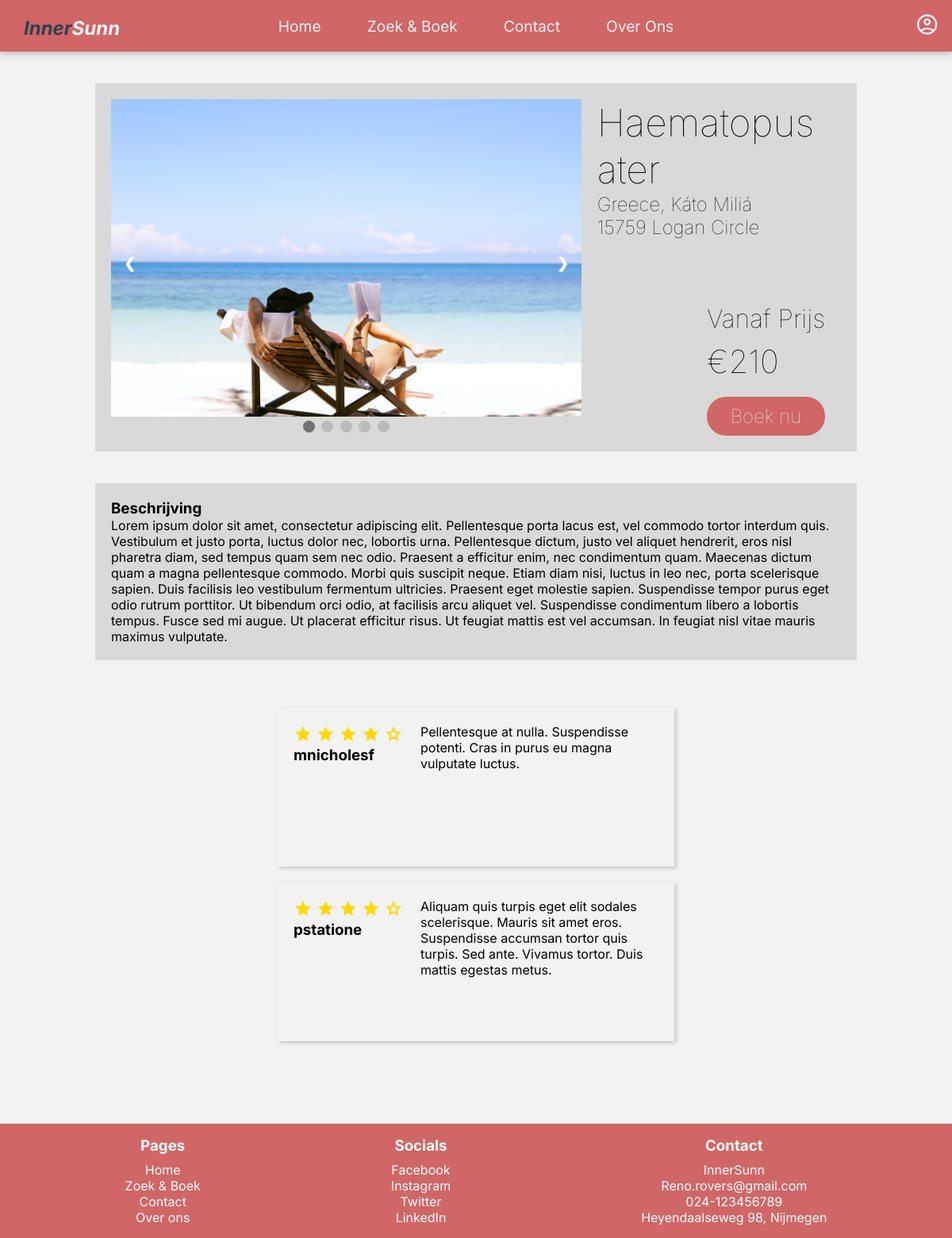
/pages/accommodation.php?accommodation=13, run on the app's committed database.
### tables this page shows
CREATE TABLE IF NOT EXISTS ACCOMMODATIONS (
	id INT NOT NULL AUTO_INCREMENT,
    name VARCHAR(255) NOT NULL,
    country VARCHAR(255) NOT NULL,
    city VARCHAR(255) NOT NULL,
    address VARCHAR(255) NOT NULL,
    description TEXT NOT NULL,
    price INT(10) NOT NULL,
    PRIMARY KEY(id),
    UNIQUE(name)
);

CREATE TABLE IF NOT EXISTS REVIEWS (
	id INT NOT NULL AUTO_INCREMENT,
    user_id INT NOT NULL,
    accommodation_id INT NOT NULL,
    review TEXT NOT NULL,
    rating INT NOT NULL,
    PRIMARY KEY(id),
    FOREIGN KEY (user_id) REFERENCES USERS(id) ON  UPDATE CASCADE ON DELETE CASCADE,
    FOREIGN KEY (accommodation_id) REFERENCES ACCOMMODATIONS(id) ON UPDATE CASCADE ON DELETE CASCADE
);

### includes/controllers/accommodation.php (called while the page is built, shortened)
<?php
require_once ROOT_PATH . 'includes/functions/database.php';
if (!isset($_GET['accommodation'])) {
    header("Location: " . BASE_URL . "pages/search.php");
} else {
    $accommodationId = $_GET['accommodation'];
}
$accommodation = getAccommodationById($accommodationId);

### includes/functions/database.php (called while the page is built, shortened)
<?php
require_once ROOT_PATH . 'includes/connection.php';
function getUserById($userId)
{
    global $conn;
    $query = "SELECT * FROM USERS WHERE ID = :userId";
    $queryExec = $conn->prepare($query);
    $queryExec->bindParam(":userId", $userId);
    $queryExec->execute();
    $results = $queryExec->fetch();
    return $results;
}
function getAccommodationById($accommodationId)
{
    global $conn;
    $result = null;
    $query = "SELECT * FROM accommodations WHERE ID = :accommodationId";
    $queryExec = $conn->prepare($query);
    $queryExec->bindParam(":accommodationId", $accommodationId);
    $queryExec->execute();
    $results = $queryExec->fetch();
    if ($results) {
        $result = $results;
        $result['images'] = getImages($accommodationId);
        $result['reviews'] = getReviews($accommodationId);
    }
    return $result;
}
function getImages($accommodationId)
{
    global $conn;
    $query = "SELECT URL as image FROM images WHERE accommodation_id = :accommodationId";
    $queryExec = $conn->prepare($query);
    $queryExec->bindParam(":accommodationId", $accommodationId);
    $queryExec->execute();
    $results = $queryExec->fetchAll();
    $images = array();
    foreach ($results as $image) {
        $images[] = $image['image'];
    }
    return $images;
}
function getReviews($accommodationId)
{
    global $conn;
    $query = "SELECT user_id, review, rating FROM reviews WHERE accommodation_id = :accommodationId";
    $queryExec = $conn->prepare($query);
    $queryExec->bindParam(":accommodationId", $accommodationId);
    $queryExec->execute();
    $results = $queryExec->fetchAll();
    $reviews = array();
    foreach ($results as $review) {
        $review['user'] = getUserById($review['user_id'])['username'];
        $reviews[] = $review;
    }
    return $reviews;
}

### pages/accommodation.php (the view, shortened to what this page needs)
<?php
require_once(ROOT_PATH . "/includes/controllers/accommodation.php");
require_once(ROOT_PATH . "/includes/partials/header.php");
?>
<main>
    <div class="accommodation">
        <div class="accommodation-images">
            <div class="slider-container">
                <?php foreach ($accommodation['images'] as $image) : ?>
                    <div class="slide fade">
                        <img src="<?php echo BASE_URL ?>resources/images/accommodations/<?php echo $image ?>" alt="">
                    </div>
                <?php endforeach; ?>
                <a class="prev" onclick="plusSlides(-1)">&#10094;</a>
                <a class="next" onclick="plusSlides(1)">&#10095;</a>
            </div>
            <div style="text-align:center">
                <?php for ($i = 1; $i <= count($accommodation['images']); $i++) : ?>
                    <span class="dot" onclick="currentSlide(<?php echo $i ?>)"></span>
                <?php endfor; ?>
            </div>
        </div>
        <div class="accommodation-info">
            <div class="accommodation-location">
                <h2><?php echo $accommodation['name'] ?></h2>
                <p><?php echo $accommodation['country'] . ", " . $accommodation['city'] ?></p>
                <p><?php echo $accommodation['address'] ?></p>
            </div>
            <div class="price">
                <h3>Vanaf Prijs</h3>
                <p>&euro;<?php echo $accommodation['price'] ?></p>
                <a href="<?php echo BASE_URL ?>pages/booking.php?accommodation=<?php echo $accommodation['id'] ?>"><button>Boek nu</button></a>
            </div>
        </div>
    </div>
    <div class="accommodation-description">
        <h3>Beschrijving</h3>
        <p><?php echo $accommodation['description'] ?></p>
    </div>
    <div class="accommodation-reviews">
        <?php foreach ($accommodation['reviews'] as $review) : ?>
            <div class="review">
                <div class="review-info">
                    <div class="rating">
                        <?php for ($i = 0; $i < $review['rating']; $i++) : ?>
                            <i class="material-symbols-outlined filled">star</i>
                        <?php endfor; ?>
                        <?php for ($i = 0; $i < 5 - $review['rating']; $i++) : ?>
                            <i class="material-symbols-outlined">star</i>
                        <?php endfor; ?>
                    </div>
                    <div class="person-info">
                        <h3><?php echo $review['user'] ?></h3>
                    </div>
                </div>
                <div class="review-description">
                    <p><?php echo $review['review'] ?></p>
                </div>
            </div>
        <?php endforeach; ?>
    </div>
</main>
<?php require_once(ROOT_PATH . "includes/partials/footer.php"); ?>

### css/variables.css (style rules this page uses)
:root { --color-primary: #d16666; --color-primary-dark: #9b4b4b; --color-secondary: #f2f2f2; --color-secondary-dark: #d9d9d9; --color-tertiary: #2c4251; }

### css/index.css (style rules this page uses)
* { box-sizing: border-box; padding: 0; margin: 0; font-family: "Inter", sans-serif; }
body { background-color: var(--color-secondary); }

### css/accommodation.css (style rules this page uses)
main { width: 80vw; margin: auto; }
.accommodation { margin-top: 5vh; background-color: var(--color-secondary-dark); padding: 20px; display: flex; flex-direction: row; }
.accommodation-images { width: 700px; }
.accommodation-images .slider-container { position: relative; margin: auto; }
.accommodation-images .slider-container .slide img { width: 100%; height: 400px; object-fit: cover; }
.prev, .next { cursor: pointer; position: absolute; top: 50%; width: auto; margin-top: -22px; padding: 16px; color: white; font-weight: bold; font-size: 18px; transition: 0.6s ease; border-radius: 0 3px 3px 0; user-select: none; }
.next { right: 0; border-radius: 3px 0 0 3px; }
.dot { cursor: pointer; height: 15px; width: 15px; margin: 0 2px; background-color: #bbb; border-radius: 50%; display: inline-block; transition: background-color 0.6s ease; }
.active, .dot:hover { background-color: #717171; }
.fade { animation-name: fade; animation-duration: 1.5s; }
.accommodation .accommodation-info { position: relative; display: flex; flex-grow: 1; justify-content: space-between; }
.accommodation .accommodation-info .accommodation-location { flex-grow: 1; margin-left: 20px; }
.accommodation .accommodation-info .accommodation-location h2 { font-size: 3rem; font-weight: 100; }
.accommodation .accommodation-info .accommodation-location p { font-size: 1.5rem; font-weight: 100; }
.accommodation .accommodation-info .price { position: absolute; bottom: 0; right: 0; flex-grow: 1; margin-right: 20px; display: flex; flex-direction: column; gap: 10px; }
.accommodation .accommodation-info .price h3 { font-size: 2rem; font-weight: 100; }
.accommodation .accommodation-info .price p { font-size: 2.5rem; font-weight: 100; }
.accommodation .accommodation-info .price button { background-color: var(--color-primary); width: 100%; color: var(--color-secondary); border: none; border-radius: 1.5rem; padding: 10px 20px; font-size: 1.5rem; font-weight: 100; margin-top: 10px; cursor: pointer; }
.accommodation-description { margin-top: 5vh; padding: 20px; background-color: var(--color-secondary-dark); }
.accommodation-reviews { margin-top: 5vh; padding: 20px; display: flex; justify-content: space-evenly; flex-wrap: wrap; }
.accommodation-reviews .review { width: 500px; height: 200px; margin-bottom: 20px; padding: 20px; display: flex; flex-direction: row; justify-content: space-between; box-shadow: 2px 2px 5px 0px rgba(0, 0, 0, 0.2); }
.accommodation-reviews .review .review-description { overflow-y: scroll; width: 300px; }
.accommodation-reviews .review .review-info { flex: 1; }
.accommodation-reviews .review .rating { color: rgb(255, 217, 0); }
.accommodation-reviews .review .filled { font-variation-settings: "FILL" 1; }

### data on the page
accommodations: name "Haematopus ater", country "Greece", city "Káto Miliá", address "15759 Logan Circle", price "210", description "Lorem ipsum dolor sit amet, consectetur adipiscing elit. Pellentesque porta lacus est, vel commodo tortor interdum quis. Vestibulum et justo porta, luctus dolor nec, lobortis urna. Pellentesque dictum, justo vel aliquet hendrerit, eros nisl pharetra diam, sed tempus quam sem nec odio. Praesent a efficitur enim, nec condimentum quam. Maecenas dictum quam a magna pellentesque commodo. Morbi quis suscipit neque. Etiam diam nisi, luctus in leo nec, porta scelerisque sapien. Duis facilisis leo vestibulum fermentum ultricies. Praesent eget molestie sapien. Suspendisse tempor purus eget odio rutrum porttitor. Ut bibendum orci odio, at facilisis arcu aliquet vel. Suspendisse condimentum libero a…"
reviews: user "mnicholesf", review "Pellentesque at nulla. Suspendisse potenti. Cras in purus eu magna vulputate luctus."

### other printed values
$review['user'] "pstatione"
$review['review'] "Aliquam quis turpis eget elit sodales scelerisque. Mauris sit amet eros. Suspendisse accumsan tortor quis turpis. Sed ante. Vivamus tortor. Duis mattis egestas metus."
